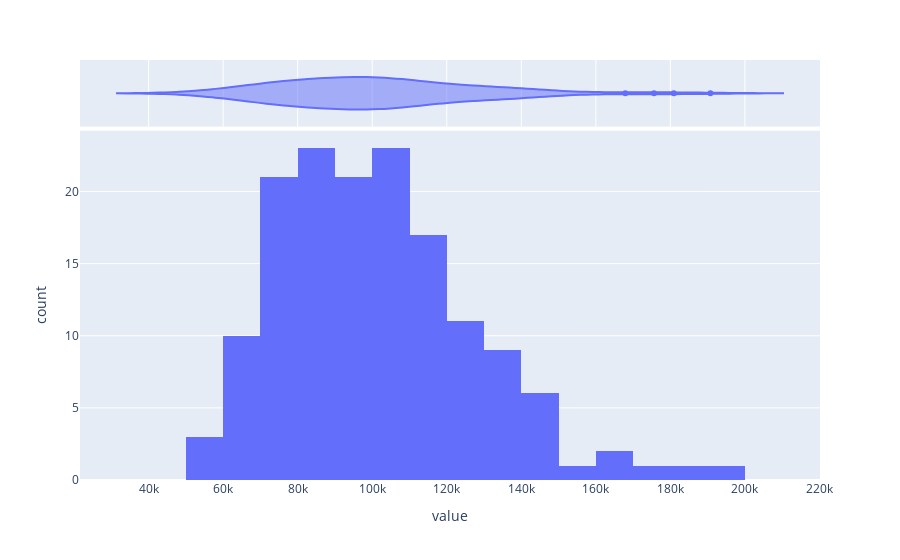

Here is the notebook cell this chart was saved with:
### Code cell
# This second plot shows the distribution of any variable/parameter
analyzer.plot_dist(name='vTotalWealth', col_names=['scenario', 'time'], filter={'time':5}, inline_plot=True)

### Figure 1 — Plotly figure (JSON) as saved in the notebook; plotly's stock layout.template omitted (floating-point values rounded to 4 significant figures; data arrays with more than 128 entries replaced by an {"elided": "..."} marker saying what was removed)
{"data": [{"alignmentgroup": "True", "bingroup": "x", "hovertemplate": "value=%{x}<br>count=%{y}<extra></extra>", "legendgroup": "", "marker": {"color": "#636efa", "pattern": {"shape": ""}}, "name": "", "offsetgroup": "", "orientation": "v", "showlegend": false, "type": "histogram", "x": {"elided": "150 float values"}, "xaxis": "x", "yaxis": "y"}, {"alignmentgroup": "True", "hovertemplate": "value=%{x}<extra></extra>", "legendgroup": "", "marker": {"color": "#636efa"}, "name": "", "offsetgroup": "", "scalegroup": "x", "showlegend": false, "type": "violin", "x": {"elided": "150 float values"}, "xaxis": "x2", "yaxis": "y2"}], "layout": {"barmode": "relative", "legend": {"tracegroupgap": 0}, "margin": {"t": 60}, "xaxis": {"anchor": "y", "domain": [0, 1], "title": {"text": "value"}}, "xaxis2": {"anchor": "y2", "domain": [0, 1], "matches": "x", "showgrid": true, "showticklabels": false}, "yaxis": {"anchor": "x", "domain": [0, 0.8316], "title": {"text": "count"}}, "yaxis2": {"anchor": "x2", "domain": [0.8416, 1], "matches": "y2", "showgrid": false, "showline": false, "showticklabels": false, "ticks": ""}}}
